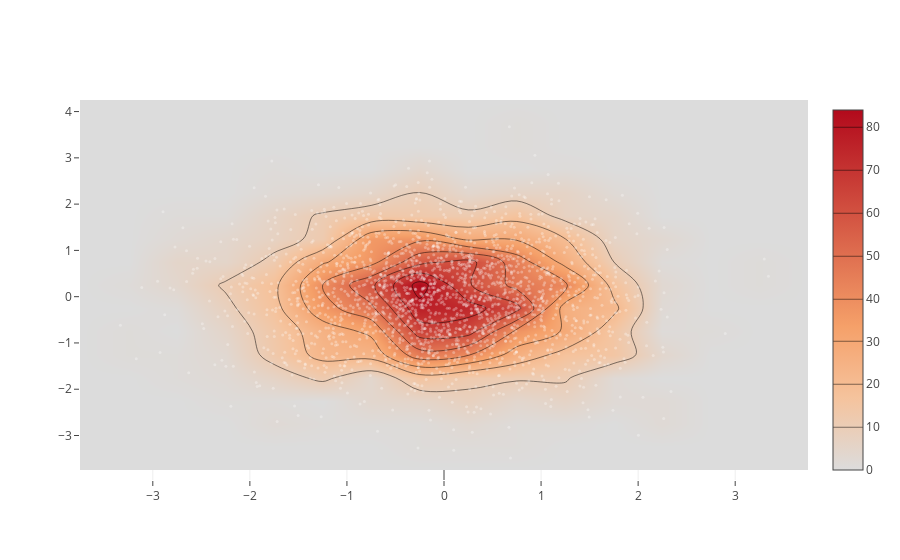

This figure's notebook cell:
### Code cell
import plotly.graph_objs as go
import numpy as np

x = np.random.randn(2000)
y = np.random.randn(2000)
iplot([go.Histogram2dContour(x=x, y=y, contours=dict(coloring='heatmap')),
       go.Scatter(x=x, y=y, mode='markers', marker=dict(color='white', size=3, opacity=0.3))], show_link=False)

### Figure 1 — Plotly figure (JSON) as saved in the notebook; plotly's stock layout.template omitted (floating-point values rounded to 4 significant figures; data arrays with more than 128 entries replaced by an {"elided": "..."} marker saying what was removed)
{"data": [{"contours": {"coloring": "heatmap"}, "type": "histogram2dcontour", "uid": "cb27e11e-c664-11e8-ac8c-8c8590851f43", "x": {"elided": "2000 float values"}, "y": {"elided": "2000 float values"}}, {"marker": {"color": "white", "opacity": 0.3, "size": 3}, "mode": "markers", "type": "scatter", "uid": "cb27e314-c664-11e8-a443-8c8590851f43", "x": {"elided": "2000 float values"}, "y": {"elided": "2000 float values"}}], "layout": {}}
